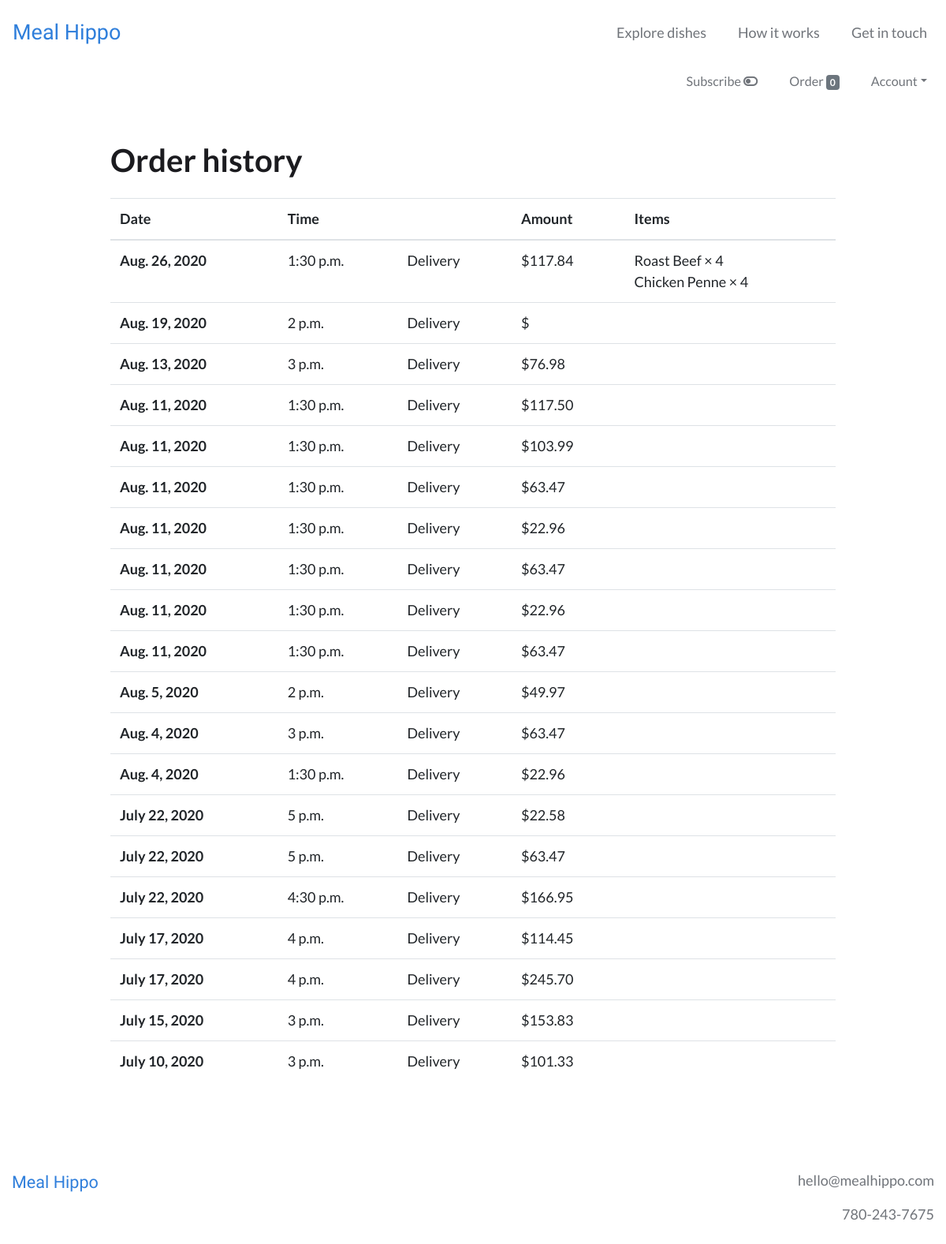
The app's page /order/history (signed in) with its own data.
### users/models.py (models this page shows, shortened)
class CustomUser(AbstractBaseUser):
    email = models.EmailField(unique=True)
    is_active = models.BooleanField(default=True)
    is_admin = models.BooleanField(default=False)
    objects = CustomUserManager()
    USERNAME_FIELD = 'email'
    REQUIRED_FIELDS = []

### webplatform/models.py (models this page shows, shortened)
class Order(models.Model):
    user = models.ForeignKey(settings.AUTH_USER_MODEL, on_delete=models.CASCADE)
    items = models.ManyToManyField(OrderItem)
    to_be_delivered = models.BooleanField(default=True)
    delivery_date = models.DateField(null=True)
    delivery_time = models.TimeField(null=True)
    notes = models.TextField(blank=True, null=True, verbose_name='Order notes')
    is_completed = models.BooleanField(default=False)
    payment = models.ForeignKey(Payment, on_delete=models.SET_NULL, blank=True, null=True)
    created_at = models.DateTimeField(auto_now_add=True)
    modified_at = models.DateTimeField(auto_now=True)

class Payment(models.Model):
    stripe_charge_id = models.CharField(max_length=50)
    user = models.ForeignKey(settings.AUTH_USER_MODEL, on_delete=models.SET_NULL, blank=True, null=True)
    price = models.FloatField()
    timestamp = models.DateTimeField(auto_now=True)

class OrderItem(models.Model):
    user = models.ForeignKey(settings.AUTH_USER_MODEL, on_delete=models.CASCADE)
    item = models.ForeignKey(Item, on_delete=models.CASCADE)
    quantity = models.IntegerField(default=1)
    is_individual = models.BooleanField(default=False)
    is_completed = models.BooleanField(default=False)

class Item(models.Model):
    supplier = models.ForeignKey(Supplier, on_delete=models.CASCADE)
    name = models.CharField(max_length=100)
    description = models.TextField()
    price = models.FloatField()
    minimum_portions = models.IntegerField(blank=True, null=True)
    portion_increment = models.IntegerField(blank=True, null=True)
    minimum_lead_time = models.IntegerField(blank=True, null=True)
    calories = models.CharField(max_length=100, blank=True, null=True)
    protein = models.FloatField(blank=True, null=True)
    fat = models.FloatField(blank=True, null=True)
    carbs = models.FloatField(blank=True, null=True)
    portion_size = models.TextField(blank=True, null=True)
    rank = models.IntegerField(blank=True, null=True)
    is_active = models.BooleanField()
    is_featured = models.BooleanField(default=False)
    created_at = models.DateTimeField(auto_now_add=True)
    modified_at = models.DateTimeField(auto_now=True)

### webplatform/views.py (the view)
# urls.py: path('order/history', views.OrderHistoryView.as_view(), name='order_history_view'),
class OrderHistoryView(IsSubscribedMixin, LoginRequiredMixin, TemplateView):
    login_url = 'login'
    template_name = 'webplatform/order_history_view.html'
    def get_context_data(self, **kwargs):
        context = super().get_context_data(**kwargs)
        context['completed_orders'] = models.Order.objects.filter(user=self.request.user, is_completed=True).order_by('-delivery_date', '-delivery_time')
        return context

### webplatform/templatetags/cart_templatetags.py (called while the page is built)
@register.filter
def cart_item_count(user):
    if user.is_authenticated:
        queryset = models.Order.objects.filter(user=user, is_completed=False)
        if queryset.exists():
            return queryset[0].items.count()
    return 0

### webplatform/views.py (called while the page is built)
    def get_context_data(self, **kwargs):
        context = super(IsSubscribedMixin, self).get_context_data(**kwargs)
        if self.request.user.is_authenticated:
            user_subscription_qs = models.UserSubscription.objects.filter(user=self.request.user)
            user_subscription = user_subscription_qs[0]
            context['is_subscribed'] = user_subscription.is_subscribed
        return context

### webplatform/templates/webplatform/order_history_view.html (shortened to what this page needs)
{% extends 'base.html' %}
{% load static %}
{% load humanize %}
{% block content %}
<div class="container my-5">
  <div class="row my-5">
    <div class="col-md-10 offset-md-1">
      <h1 class="mb-4">Order history</h1>
      <table class="table">
        <thead>
          <tr>
            <th scope="col">Date</th>
            <th scope="col">Time</th>
            <th scope="col"></th>
            <th scope="col">Amount</th>
            <th scope="col">Items</th>
          </tr>
        </thead>
        <tbody>
          {% for completed_order in completed_orders %}
            <tr>
              <th scope="row">{{ completed_order.delivery_date }}</th>
              <td>{{ completed_order.delivery_time }}</td>
              <td>{% if completed_order.to_be_delivered %}Delivery{% else %}Pickup{% endif %}</td>
              <td>${{ completed_order.payment.price|floatformat:2|intcomma }}</td>
              <td>
                {% for order_item in completed_order.items.all %}
                  {{ order_item.item.name }} &times; {{ order_item.quantity }}<br>
                {% endfor %}
              </td>
            </tr>
          {% endfor %}
        </tbody>
      </table>
    </div>
  </div>
</div>
{% endblock %}

### templates/base.html (shortened to what this page needs)
{% load static %}
{% load cart_templatetags %}
<!DOCTYPE html>
<html lang="en" dir="ltr">
  <head>
    <link rel="stylesheet" href="https://stackpath.bootstrapcdn.com/bootstrap/4.4.1/css/bootstrap.min.css">
    <link rel="stylesheet" type="text/css" href="{% static 'style.css' %}">
  </head>
  <body>
    <nav class="navbar navbar-expand-md navbar-light py-3 bg-white">
      <a class="navbar-brand" href="{% url 'webplatform:home_view' %}">Meal&nbsp;Hippo</a>
      <div class="collapse navbar-collapse" id="navbarText">
        <ul class="navbar-nav ml-auto">
          <li class="nav-item mr-4">
            <a class="nav-link" href="{% url 'webplatform:order_items_view' %}">Explore dishes</a>
          </li>
          <li class="nav-item mr-4">
            <a class="nav-link" href="{% url 'webplatform:support_view' %}">How it works</a>
          </li>
          {% if user.is_authenticated %}
            <li class="nav-item">
          {% else %}
            <li class="nav-item mr-4">
          {% endif %}
            <a class="nav-link" href="{% url 'webplatform:contact_view' %}">Get in touch</a>
          </li>
        </ul>
      </div>
    </nav>
    {% if user.is_authenticated %}
        <nav class="navbar navbar-expand navbar-light user-nav pt-0">
            <ul class="navbar-nav mx-auto ml-md-auto mr-md-0">
              {% if is_subscribed %}
                <li class="nav-item mr-4">
                  <a class="nav-link" data-toggle="modal" data-target="#subscribe_modal" href="">Subscribed <i class="fas fa-toggle-on"></i></a>
                </li>
              {% else %}
                <span data-toggle="tooltip" data-placement="bottom" title="Set up automatic weekly orders and save money">
                  <li class="nav-item mr-4">
                    <a class="nav-link" data-toggle="modal" data-target="#subscribe_modal" href="">Subscribe <i class="fas fa-toggle-off"></i></a>
                  </li>
                </span>
              {% endif %}
              <li class="nav-item mr-4">
                <a class="nav-link" href="{% url 'webplatform:order_items_view' %}">
                  Order <span class="badge badge-secondary">{{ request.user|cart_item_count }}</span>
                </a>
              </li>
              <li class="nav-item dropdown">
                <a class="nav-link dropdown-toggle" data-toggle="dropdown" href="#" role="button" aria-haspopup="true" aria-expanded="false">Account</a>
              </li>
            </ul>
        </nav>
    {% endif %}
    {% block content %}
    {% endblock %}
    <footer>
      <div class="container-fluid text-center py-5 mb-5">
        <div class="row">
          <div class="col-sm text-sm-left mb-4">
            <span class="logo">
              <a href="{% url 'webplatform:home_view' %}">Meal&nbsp;Hippo</a>
            </span>
          </div>
          <div class="col-sm text-sm-right">
            <p>hello@mealhippo.com</p>
            <p>780-243-7675</p>
          </div>
        </div>
      </div>
    </footer>
  </body>
</html>

### static/style.css (style rules this page uses)
:root { --heading: #1B1B1F; --sub_heading: #1B1B1F; --text: #70747A; --logo: #307FDB; --button_dark: #307FDB; --button_light: #388FF4; --link_dark: #307FDB; --link_light: #388FF4; --nav_dark: #70747A; --nav_light: #1B1B1F; --attention_dark: #C1DAFF; --attention_light: #D8E8FF; --attention_text: #0956AF; }
body { color: var(--text); font-family: 'Lato', sans-serif; font-size: 18px; }
a, .btn-link { color: var(--link_dark); }
h1, h2, h3 { font-weight: bold; color: var(--heading); }
.navbar-light .navbar-brand, .logo a { color: var(--logo); font-size: 1.5em; font-family: 'Varela Round', "Arial Rounded MT Bold", "Helvetica Rounded", sans-serif; }
.logo a { font-size: 1.2em; }
.navbar-nav .nav-item a.nav-link { color: var(--nav_dark); }
.user-nav { font-size: 0.9em; }

### records on screen
CustomUser: user|cart_item_count "0"
Order: delivery_date "Aug. 26, 2020", delivery_time "1:30 p.m.", to_be_delivered "Delivery", payment.price "117.84"
OrderItem: item.name "Roast Beef", quantity "4"
OrderItem: item.name "Chicken Penne", quantity "4"
Order: delivery_date "Aug. 19, 2020", delivery_time "2 p.m.", to_be_delivered "Delivery"
Order: delivery_date "Aug. 13, 2020", delivery_time "3 p.m.", to_be_delivered "Delivery", payment.price "76.98"
Order: delivery_date "Aug. 11, 2020", delivery_time "1:30 p.m.", to_be_delivered "Delivery", payment.price "117.50"
Order: delivery_date "Aug. 11, 2020", delivery_time "1:30 p.m.", to_be_delivered "Delivery", payment.price "103.99"
Order: delivery_date "Aug. 11, 2020", delivery_time "1:30 p.m.", to_be_delivered "Delivery", payment.price "63.47"
Order: delivery_date "Aug. 11, 2020", delivery_time "1:30 p.m.", to_be_delivered "Delivery", payment.price "22.96"
Order: delivery_date "Aug. 11, 2020", delivery_time "1:30 p.m.", to_be_delivered "Delivery", payment.price "63.47"
Order: delivery_date "Aug. 11, 2020", delivery_time "1:30 p.m.", to_be_delivered "Delivery", payment.price "22.96"
Order: delivery_date "Aug. 11, 2020", delivery_time "1:30 p.m.", to_be_delivered "Delivery", payment.price "63.47"
Order: delivery_date "Aug. 5, 2020", delivery_time "2 p.m.", to_be_delivered "Delivery", payment.price "49.97"
Order: delivery_date "Aug. 4, 2020", delivery_time "3 p.m.", to_be_delivered "Delivery", payment.price "63.47"
Order: delivery_date "Aug. 4, 2020", delivery_time "1:30 p.m.", to_be_delivered "Delivery", payment.price "22.96"
Order: delivery_date "July 22, 2020", delivery_time "5 p.m.", to_be_delivered "Delivery", payment.price "22.58"
Order: delivery_date "July 22, 2020", delivery_time "5 p.m.", to_be_delivered "Delivery", payment.price "63.47"
Order: delivery_date "July 22, 2020", delivery_time "4:30 p.m.", to_be_delivered "Delivery", payment.price "166.95"
Order: delivery_date "July 17, 2020", delivery_time "4 p.m.", to_be_delivered "Delivery", payment.price "114.45"
Order: delivery_date "July 17, 2020", delivery_time "4 p.m.", to_be_delivered "Delivery", payment.price "245.70"
Order: delivery_date "July 15, 2020", delivery_time "3 p.m.", to_be_delivered "Delivery", payment.price "153.83"
Order: delivery_date "July 10, 2020", delivery_time "3 p.m.", to_be_delivered "Delivery", payment.price "101.33"
